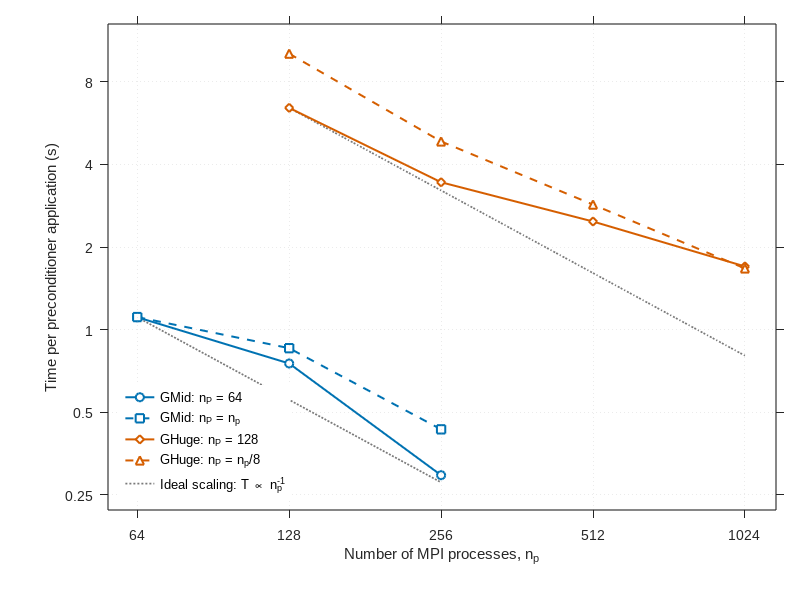

Reproduce this figure in MATLAB. (Note: this script raises an error after producing the figure.)
%% Strong scaling: journal-style single-panel figure
% MATLAB R2020a or later (exportgraphics).
% n_p: total MPI ranks; n_P: MPI ranks assigned to the Poisson solve.
clear; clc; close all;

p_mid = [64 128 256];
T_mid_fixed64 = [1.1094 0.7525 0.2946];
T_mid_all = [1.1109 0.8556 0.4329];
p_huge = [128 256 512 1024];
T_huge_fixed128 = [6.4298 3.4443 2.4775 1.6991];
T_huge_np8 = [10.1368 4.8509 2.8557 1.6711];

% IMPORTANT: select the label matching the actual measured timing.
% Default retains the label in the supplied figure.
timingLabel = 'Time per preconditioner application (s)';
% timingLabel = 'Time per outer Krylov iteration (s)';

blue = [0.000 0.447 0.698];
orange = [0.835 0.369 0.000];
gray = [0.48 0.48 0.48];
fontName = 'Arial';

fig = figure('Color','w','Units','centimeters', ...
    'Position',[3 3 16.5 11.0],'Renderer','painters');
ax = axes(fig,'Position',[0.135 0.15 0.835 0.81]);
hold(ax,'on');
set(ax,'XScale','log','YScale','log');

% Ideal references anchored to the first FIXED-RANK measurement
% for each mesh. No arbitrary vertical shift.
q_mid = logspace(log10(p_mid(1)),log10(p_mid(end)),100);
q_huge = logspace(log10(p_huge(1)),log10(p_huge(end)),100);
hIdeal = plot(ax,q_mid,T_mid_fixed64(1)*p_mid(1)./q_mid, ...
    ':','Color',gray,'LineWidth',1.25);
plot(ax,q_huge,T_huge_fixed128(1)*p_huge(1)./q_huge, ...
    ':','Color',gray,'LineWidth',1.25,'HandleVisibility','off');

% Color distinguishes mesh; markers and line styles distinguish allocation.
style = {'LineWidth',1.45,'MarkerSize',6,'MarkerFaceColor','w'};
h1 = plot(ax,p_mid,T_mid_fixed64,'-o','Color',blue,style{:});
h2 = plot(ax,p_mid,T_mid_all,'--s','Color',blue,style{:});
h3 = plot(ax,p_huge,T_huge_fixed128,'-d','Color',orange,style{:});
h4 = plot(ax,p_huge,T_huge_np8,'--^','Color',orange,style{:});

set(ax,'FontName',fontName,'FontSize',10,'LineWidth',0.8, ...
    'TickDir','out','TickLength',[0.012 0.012],'Box','on', ...
    'XLim',[56 1180],'YLim',[0.22 13], ...
    'XTick',[64 128 256 512 1024], ...
    'XTickLabel',{'64','128','256','512','1024'}, ...
    'YTick',[0.25 0.5 1 2 4 8], ...
    'YTickLabel',{'0.25','0.5','1','2','4','8'}, ...
    'XMinorTick','off','YMinorTick','off', ...
    'XGrid','on','YGrid','on','XMinorGrid','off','YMinorGrid','off', ...
    'GridLineStyle',':','GridColor',[0.65 0.65 0.65], ...
    'GridAlpha',0.22,'Layer','top','TickLabelInterpreter','tex');
xlabel(ax,'Number of MPI processes, n_p', ...
    'Interpreter','tex','FontName',fontName,'FontSize',11);
ylabel(ax,timingLabel,'FontName',fontName,'FontSize',11);

lgd = legend(ax,[h1 h2 h3 h4 hIdeal], ...
    {'GMid: n_P = 64','GMid: n_P = n_p', ...
     'GHuge: n_P = 128','GHuge: n_P = n_p/8', ...
     'Ideal scaling: T \propto n_p^{-1}'}, ...
    'Location','southwest','Interpreter','tex', ...
    'FontName',fontName,'FontSize',9,'Box','off');
lgd.ItemTokenSize = [26 12]; 
drawnow; 

% Files are written alongside this script.
outDir = fileparts(mfilename('fullpath'));
if isempty(outDir), outDir = pwd; end
exportgraphics(fig,fullfile(outDir,'strong_scaling_JGR.pdf'), ...
    'ContentType','vector','BackgroundColor','white');
exportgraphics(fig,fullfile(outDir,'strong_scaling_JGR.png'), ...
    'Resolution',600,'BackgroundColor','white');
